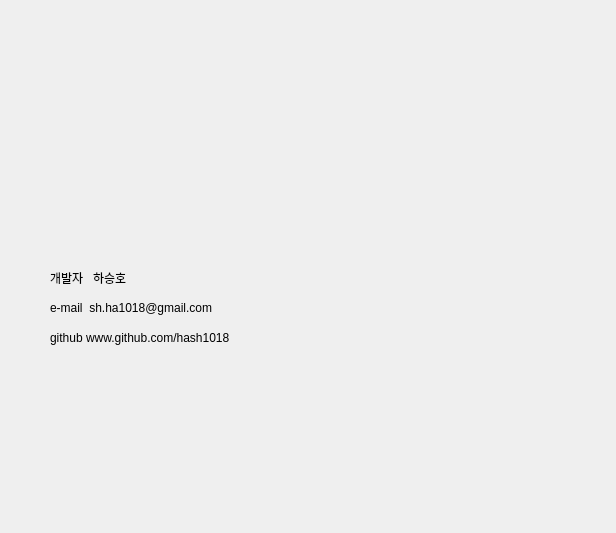
<?xml version="1.0" encoding="UTF-8"?>
<ui version="4.0">
 <class>AboutWidget</class>
 <widget class="QWidget" name="AboutWidget">
  <property name="geometry">
   <rect>
    <x>0</x>
    <y>0</y>
    <width>616</width>
    <height>533</height>
   </rect>
  </property>
  <property name="windowTitle">
   <string>Form</string>
  </property>
  <widget class="QLabel" name="developerLabel">
   <property name="geometry">
    <rect>
     <x>50</x>
     <y>270</y>
     <width>181</width>
     <height>16</height>
    </rect>
   </property>
   <property name="text">
    <string>개발자   하승호</string>
   </property>
  </widget>
  <widget class="QLabel" name="emailLabel">
   <property name="geometry">
    <rect>
     <x>50</x>
     <y>300</y>
     <width>231</width>
     <height>16</height>
    </rect>
   </property>
   <property name="text">
    <string>e-mail  sh.ha1018@gmail.com</string>
   </property>
  </widget>
  <widget class="QLabel" name="githubLabel">
   <property name="geometry">
    <rect>
     <x>50</x>
     <y>330</y>
     <width>261</width>
     <height>16</height>
    </rect>
   </property>
   <property name="text">
    <string>github www.github.com/hash1018</string>
   </property>
   <property name="textFormat">
    <enum>Qt::AutoText</enum>
   </property>
   <property name="openExternalLinks">
    <bool>true</bool>
   </property>
   <property name="textInteractionFlags">
    <set>Qt::TextBrowserInteraction</set>
   </property>
  </widget>
 </widget>
 <resources/>
 <connections/>
</ui>
